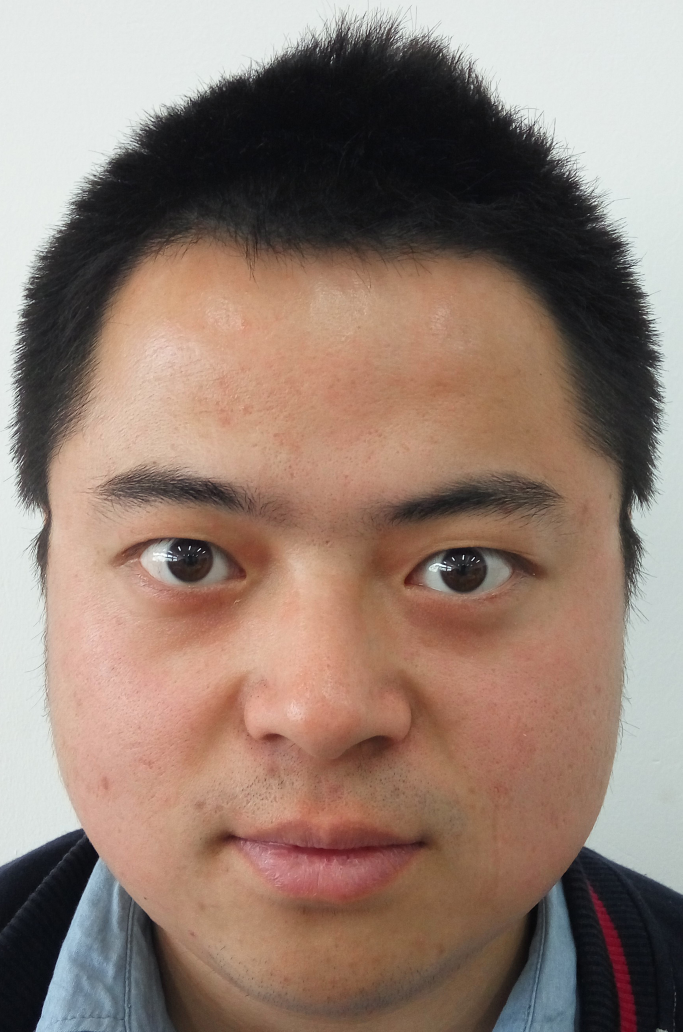
#> input picture Python-OpenCV/IMAGES/p1.jpg, 2048 x 3096 px (shown at 1/3 size)
$ python affine_face.py   (Python 2 division)
#> lines starting #> are read from the running program, lines starting #| are printed output that depends on the picture
#coding:utf-8
#Scaling(缩放) is just resizing of the image.
#Different interpolation(插值) methods are used
#cv2.INTER_AREA for shrinking(萎缩)
#cv2.INTER_CUBIC (slow) & cv2.INTER_LINEAR for zooming(缩放).
#By default, interpolation method used is cv2.INTER_LINEAR
#for all resizing purposes.
import cv2
import time
import numpy as np
from pylab import *
from matplotlib import pyplot as plt

img1 = cv2.imread('../../IMAGES/p1.jpg')
#> img1 is the input picture: shape (3096, 2048, 3); mean B, G, R 113.8, 125.4, 146.7
img2 = cv2.imread('../../IMAGES/p2.jpg')
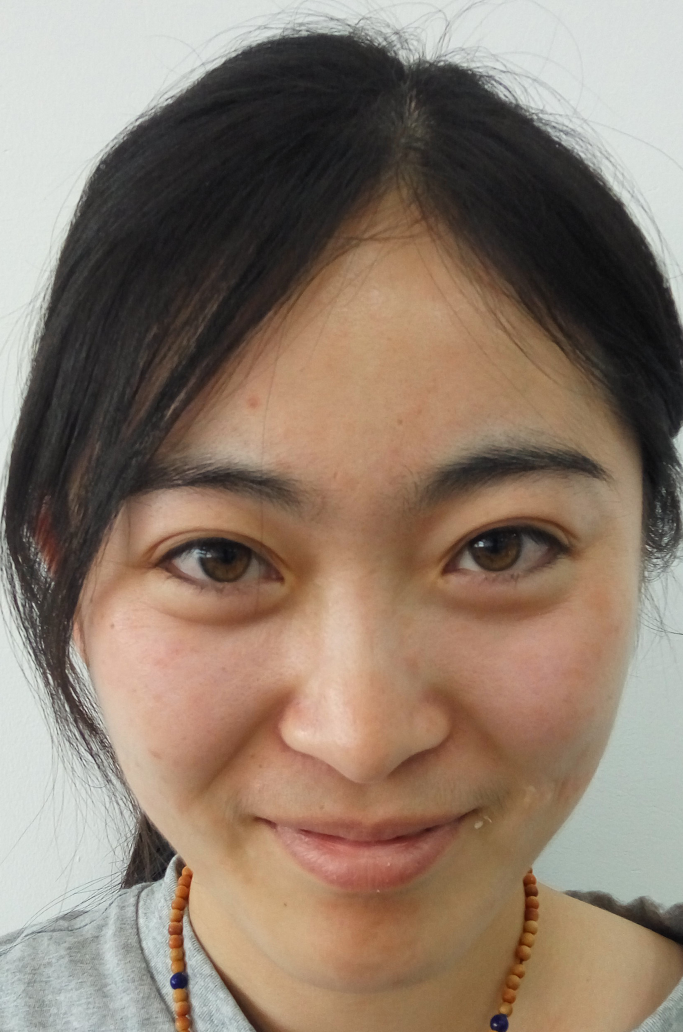
#> input picture Python-OpenCV/IMAGES/p2.jpg, 2048 x 3096 px (shown at 1/3 size)
#> img2 is the input picture: shape (3096, 2048, 3); mean B, G, R 108.7, 123.7, 141.3

#cv2.imshow('img',img)
print 'img1.shape',img1.shape
#| img1.shape (3096, 2048, 3)
#dst = cv2.resize(src, dsize[, dst[, fx[, fy[, interpolation]]])
e1 = cv2.getTickCount()
#
res1 = cv2.resize(img1,None,fx=0.1,fy=0.1,interpolation = cv2.INTER_CUBIC)
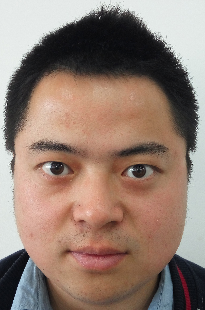
#> res1: shape (310, 205, 3); mean B, G, R 113.8, 125.4, 146.7
res2 = cv2.resize(img2,None,fx=0.1,fy=0.1,interpolation = cv2.INTER_CUBIC)
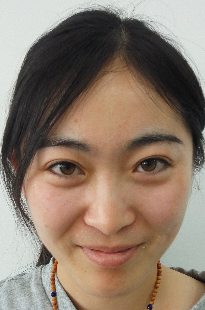
#> res2: shape (310, 205, 3); mean B, G, R 108.7, 123.7, 141.3
res_1 = cv2.cvtColor(res1,cv2.COLOR_BGR2RGB)
res_2 = cv2.cvtColor(res2,cv2.COLOR_BGR2RGB)
#
e2 = cv2.getTickCount()
fre = cv2.getTickFrequency()
time_1 = (e2-e1)/fre

#cv2.imshow('res1',res1)
#cv2.imshow('res2',res2)
#cv2.waitKey()
rows,cols,ch = res1.shape
#> rows = 310; cols = 205; ch = 3
print 'res1.shape',rows,cols,ch
#| res1.shape 310 205 3
print 'time is',time_1,'s'
plt.subplot(121),plt.imshow(res_1),plt.title('img1')
plt.subplot(122),plt.imshow(res_2),plt.title('img2')
#print 'Please click 1th points pair:'
print 'Please click 3 points at img2:'
#> (the run stopped early here; a loop or call above may not have finished)
